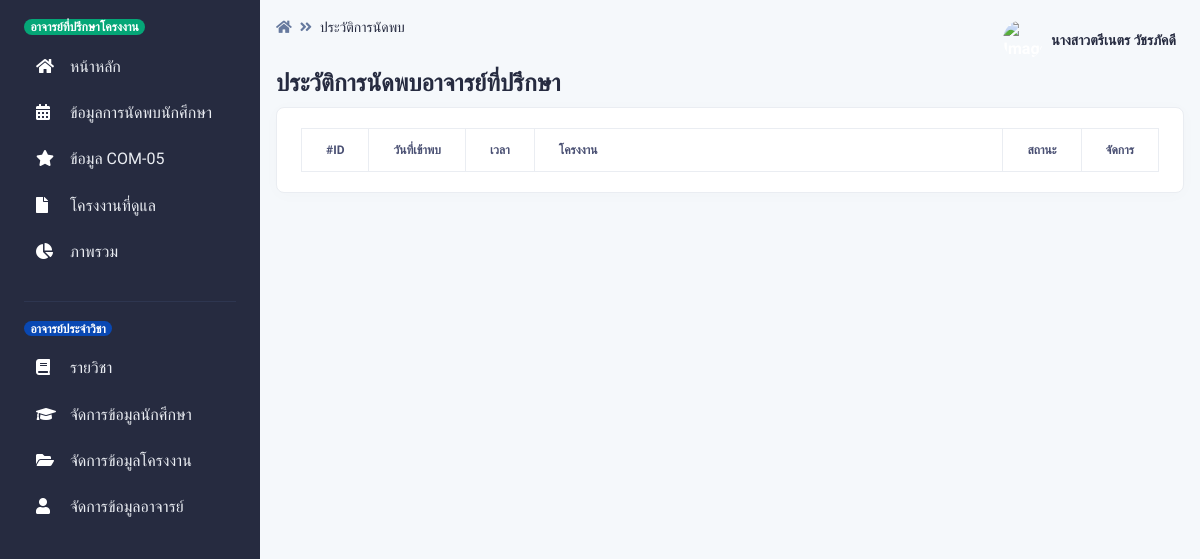
Page /pages/appoint_teacher/index.php (signed in) on the earlier database version.
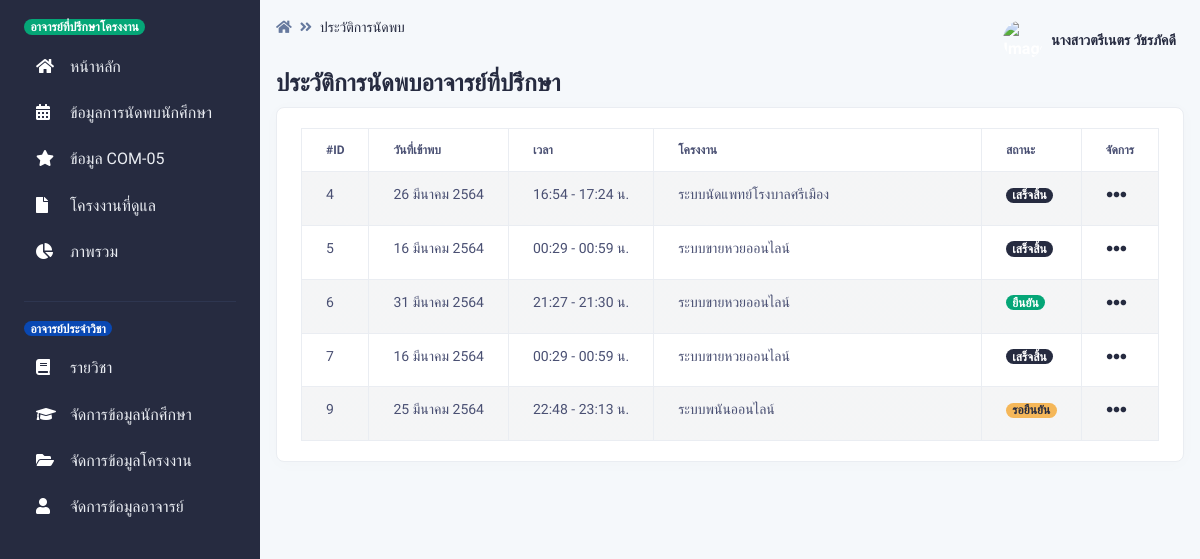
Same page on the later database version.
### tables this page shows
CREATE TABLE `appoint` (
  `appoint_id` int(255) NOT NULL,
  `project_id` int(15) NOT NULL,
  `appoint_date_start` datetime NOT NULL,
  `appoint_date_end` datetime NOT NULL,
  `apooint_minute` int(3) NOT NULL,
  `appoint_comment` varchar(255) NOT NULL,
  `teacher_id` int(15) NOT NULL,
  `appoint_status` int(2) NOT NULL,
  `recorder` int(15) NOT NULL,
  `appoint_recorder` datetime NOT NULL DEFAULT current_timestamp()
);

CREATE TABLE `project` (
  `project_id` int(15) NOT NULL,
  `project_name` varchar(255) NOT NULL,
  `project_type` int(2) NOT NULL,
  `project_status` int(2) NOT NULL DEFAULT 1
);

CREATE TABLE `appoint_status` (
  `appoint_status_id` int(2) NOT NULL,
  `appoint_status_name` varchar(255) NOT NULL,
  `appoint_status_class` varchar(255) NOT NULL,
  `color_calendar` varchar(255) NOT NULL,
  `ionic_icon` varchar(255) NOT NULL
);

### pages/dateth.php (called while the page is built, shortened)
<?php
    function DateThai($strDate)
	{
		$strYear = date("Y",strtotime($strDate))+543;
		$strMonth= date("n",strtotime($strDate));
		$strDay= date("j",strtotime($strDate));
		$strMonthCut = Array("","มกราคม","กุมภาพันธ์","มีนาคม","เมษายน","พฤษภาคม","มิถุนายน","กรกฎาคม","สิงหาคม","กันยายน","ตุลาคม","พฤศจิกายน","ธันวาคม");
		$strMonthThai=$strMonthCut[$strMonth];
		return "$strDay $strMonthThai $strYear";
	}
	function HourMinute($strDatetoHourMinute)
	{
		$strHour= date("H",strtotime($strDatetoHourMinute));
		$strMinute= date("i",strtotime($strDatetoHourMinute));
		return "$strHour:$strMinute";
	}
	function HourMinute1($strDatetoHourMinute1)
	{
		$strHour= date("H",strtotime($strDatetoHourMinute1));
		$strMinute= date("i",strtotime($strDatetoHourMinute1));
		return "$strHour:$strMinute";
    }
?>

### pages/appoint_teacher/index.php (the view, shortened to what the rows shown need)
<?php
if (!$_SESSION["TeacherID"]){
    Header("Location: ../../login_te.php");
}else{?>
<?php include '../../conn.php';?>
<!DOCTYPE html>
<html lang="en">
<head>
    <link type="text/css" href="../../vendor/@fortawesome/fontawesome-free/css/all.min.css" rel="stylesheet">
    <link type="text/css" href="../../vendor/notyf/notyf.min.css" rel="stylesheet">
    <link type="text/css" href="../../css/volt.css" rel="stylesheet">
    <link rel="stylesheet" type="text/css" href="https://cdn.datatables.net/1.10.23/css/dataTables.bootstrap5.min.css">
    <?php include '../dateth.php';?>
</head>
<body>
    <main class="content">
        <div class="py-0">
            <div class="d-flex justify-content-between w-100 flex-wrap">
                <div class="mb-3 mb-lg-0">
                    <h1 class="h4">ประวัติการนัดพบอาจารย์ที่ปรึกษา</h1>
                </div>
            </div>
        </div>
        <div class="card border-light shadow-sm mb-4">
            <div class="card-body">
                <div class="table-responsive">
                    <table id="example" class="table table-striped table-bordered" width="100%" data-order="[[ 0, &quot;desc&quot; ]]" id="tableId">
                        <col style="width:5%">
                        <col style="width:7%">
                        <col style="width:7%">
                        <col style="width:71%">
                        <col style="width:5%">
                        <col style="width:5%">
                        <thead>
                        <tr>
                                <th>#ID</th>
                                <th>วันที่เข้าพบ</th>
                                <th>เวลา</th>
                                <th>โครงงาน</th>
                                <th>สถานะ</th>
                                <th>จัดการ</th>
                            </tr>
                        </thead>
                        <tbody>
                            <?php
                        $TeacherID =$_SESSION["TeacherID"];
					$sql = "SELECT
                    appoint.appoint_id,
                    appoint.appoint_date_start,
                    appoint.appoint_date_end,
                    appoint.project_id,
                    project.project_name,
                    appoint_status.appoint_status_name,
                    appoint_status.appoint_status_class,
                    appoint_status.color_calendar,
                    appoint.appoint_status
                FROM
                    appoint
                    INNER JOIN
                    project
                    ON
                        appoint.project_id = project.project_id
                    INNER JOIN
                    appoint_status
                    ON
                        appoint.appoint_status = appoint_status.appoint_status_id
                    WHERE
                    appoint.teacher_id = '$TeacherID'";
					$result = $con->query($sql);
					if ($result->num_rows > 0) {
						while($row = $result->fetch_assoc()) {
                            $strDate = $row["appoint_date_start"];
                            $strDatetoHourMinute = $row["appoint_date_start"];
                            $strDatetoHourMinute1 = $row["appoint_date_end"];
                            $newDate = date('Y-m-d\TH:i', strtotime($strDatetoHourMinute));
                            echo '<tr>
                                <td>'. $row["appoint_id"].'</td>
                                <td> '.DateThai($strDate).' </td>
                                <td>'. HourMinute($strDatetoHourMinute).'  - '. HourMinute1($strDatetoHourMinute1).' น.</td>
                                <td>'. mb_substr($row["project_name"],0,45,'UTF-8').'</td>
                                <td><h6><span class="badge bg-'. $row["appoint_status_class"].'">'. $row["appoint_status_name"].'</span></h6></td>';
                                $t = $row["appoint_status"];
                                if ($t == "1") {
                                    echo '<td>
                                    <div class="btn-group">
                                        <button
                                            class="btn btn-link text-dark dropdown-toggle dropdown-toggle-split m-0 p-0"
                                            data-toggle="dropdown" aria-haspopup="true" aria-expanded="false">
                                            <span class="icon icon-sm">
                                                <span class="fas fa-ellipsis-h icon-dark"></span>
                                            </span>
                                            <span class="sr-only">Toggle Dropdown</span>
                                        </button>
                                        <div class="dropdown-menu">
                                            <a class="dropdown-item" href="show.php?act=show&ID='. $row["appoint_id"].'"><span
                                                    class="fas fa-eye mr-2"></span>ดูรายละเอียด</a>
                                            <a class="dropdown-item" data-toggle="modal" data-target="#myModal'. $row["appoint_id"].'"><span
                                                    class="fas fa-edit mr-2"></span>แก้ไข</a>
                                            <a class="dropdown-item text-success" href="appoint_approve.php?act=show&ID=' . $row["appoint_id"].'"><span
                                                    class="fas fa-check mr-2"></span>ยืนยัน</a>
                                                    <a class="dropdown-item text-danger" href="appoint_cancel.php?act=show&ID=' . $row["appoint_id"].'"><span
                                                    class="fas fa-ban mr-2"></span>ยกเลิก</a>
                                        </div>
                                        <div class="modal fade" id="myModal'. $row["appoint_id"].'" role="dialog">
                                        <div class="modal-dialog">
                                          <div class="modal-content">
                                            <div class="modal-header">';
                                            $id = $row["appoint_id"];
                                            $query_edit = mysqli_query($con, "SELECT
                                            appoint.appoint_id,
                                            appoint.appoint_date_start,
                                            appoint.apooint_minute
                                            FROM
                                            appoint
                                            WHERE
                                            appoint.appoint_id = '$id'");
                                            while ($row = mysqli_fetch_array($query_edit)) {
                                              echo'<h4 class="modal-title">แก้ไขเวลาเข้าพบ #'. $row["appoint_id"].'</h4>
                                              <button type="button" class="close" data-dismiss="modal">&times;</button>
                                            </div>
                                            <div class="modal-body">
                                              <form role="form" action="appoint_edit_ac.php" method="post">
                                              <input type="text" class="form-control" id="appoint_id" name="appoint_id"
                                              aria-describedby="date_end-describ" value="'. $row["appoint_id"].'" hidden>
                                              <div class="mb-2">
                                                  <label for="date_start">วันที่และเวลาที่เข้าพบ (เริ่มต้น)</label>
                                                  <input type="datetime-local" class="form-control" id="date_start" name="date_start"
                                                      aria-describedby="date_start-describ" value="'.$newDate.'">
                                                  <small id="date_start-describ" class="form-text text-muted">เลือกวันที่และเวลาที่ต้องการเข้าพบ
                                                      (เริ่มต้น)</small>
                                              </div>
                                              <div class="mb-2">
                                                  <label for="date_end">ใช้เวลาในการเข้าพบกี่นาที</label>
                                                  <input type="number" min="1" max="59" class="form-control" id="date_end" name="date_end"
                                                      placeholder="จำนวนนาที" aria-describedby="date_end-describ" value="'. $row["apooint_minute"].'">
                                                  <small id="date_end-describ" class="form-text text-muted">กรอกจำนวนระยะเวลานาทีที่เข้าพบ</small>
                                              </div>';
                                            }
                                                echo'</form>
                                            </div>
                                          </div>
                                        </div>
                                      </div>
                                    </div>
                                </td>
                            </tr>';
                                }else if ($t == "2") {
                                    echo'<td>
                                    <div class="btn-group">
                                        <button
                                            class="btn btn-link text-dark dropdown-toggle dropdown-toggle-split m-0 p-0"
                                            data-toggle="dropdown" aria-haspopup="true" aria-expanded="false">
                                            <span class="icon icon-sm">
                                                <span class="fas fa-ellipsis-h icon-dark"></span>
                                            </span>
                                            <span class="sr-only">Toggle Dropdown</span>
                                        </button>
                                        <div class="dropdown-menu">
                                            <a class="dropdown-item" href="com05_frm.php?act=show&ID='. $row["appoint_id"].'"><span
                                                    class="fas fa-comment mr-2"></span>บันทึก COM-05</a>
                                                    <a class="dropdown-item text-danger" href="appoint_reject.php?act=show&ID='. $row["appoint_id"].'"><span
                                                    class="fas fa-ban mr-2"></span>ผิดนัด</a>
                                        </div>
                                    </div>
                                </td>
                            </tr>';
                                }
                                else {
                                    echo '<td>
                                    <div class="btn-group">
                                        <button
                                            class="btn btn-link text-dark dropdown-toggle dropdown-toggle-split m-0 p-0"
                                            data-toggle="dropdown" aria-haspopup="true" aria-expanded="false">
                                            <span class="icon icon-sm">
                                                <span class="fas fa-ellipsis-h icon-dark"></span>
                                            </span>
                                            <span class="sr-only">Toggle Dropdown</span>
                                        </button>
                                        <div class="dropdown-menu">
                                            <a class="dropdown-item" href="show.php?act=show&ID=' . $row["appoint_id"].'"><span
                                                    class="fas fa-eye mr-2"></span>ดูรายละเอียด</a>
                                        </div>
                                    </div>
                                </td>
                            </tr>';
                                }
						}
					}
					?>
                        </tbody>
                    </table>
                </div>
            </div>
        </div>
    </main>
</body>
</html>
<?php }?>

Differences in the rows shown:
added appoint: appoint_id "4", appoint_date_start "26 มีนาคม 2564", appoint_date_start "16:54", appoint_date_end "17:24", project.project_name "ระบบนัดแพทย์โรงบาลศรีเมือง", appoint_status.appoint_status_name "เสร็จสิ้น"
added appoint: appoint_id "5", appoint_date_start "16 มีนาคม 2564", appoint_date_start "00:29", appoint_date_end "00:59", project.project_name "ระบบขายหวยออนไลน์", appoint_status.appoint_status_name "เสร็จสิ้น"
added appoint: appoint_id "6", appoint_date_start "31 มีนาคม 2564", appoint_date_start "21:27", appoint_date_end "21:30", project.project_name "ระบบขายหวยออนไลน์", appoint_status.appoint_status_name "ยืนยัน"
added appoint: appoint_id "7", appoint_date_start "16 มีนาคม 2564", appoint_date_start "00:29", appoint_date_end "00:59", project.project_name "ระบบขายหวยออนไลน์", appoint_status.appoint_status_name "เสร็จสิ้น"
added appoint: appoint_id "9", appoint_date_start "25 มีนาคม 2564", appoint_date_start "22:48", appoint_date_end "23:13", project.project_name "ระบบพนันออนไลน์", appoint_status.appoint_status_name "รอยืนยัน"
